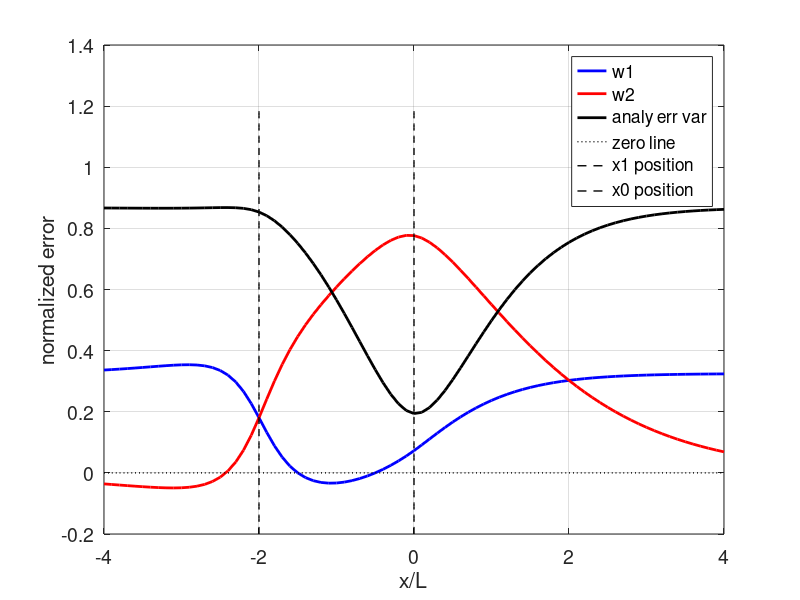
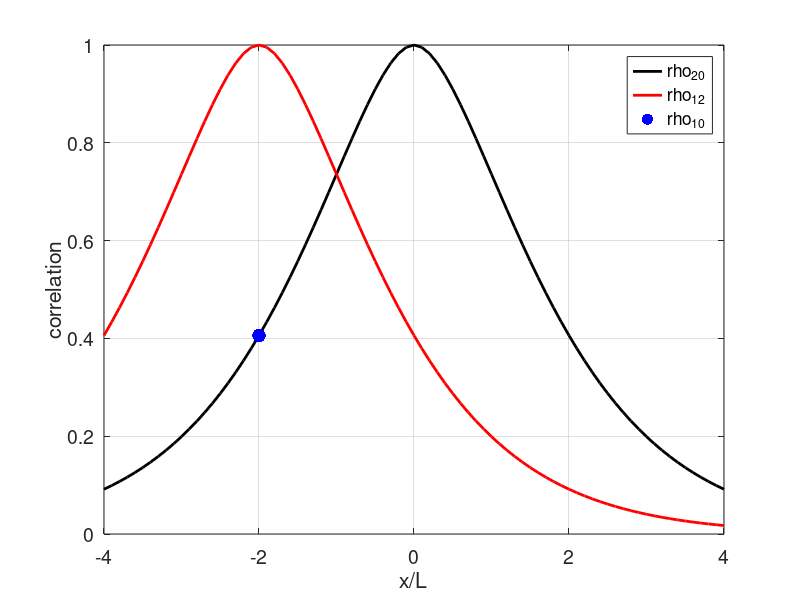

Write the MATLAB code that produced these figures, in order.
%-----------------------------------------------------
%   Class Exercise 7A
%   (On Weight Matrix)
%   Based on Daley's Fig. 4.7
%-----------------------------------------------------
clear all;
clf;

%   Define parameters
x1=-2.0;				% position of obs 1
x0=0.0;                 % position of analysis point
x=-4.0:0.1:4.0;         % x-grid
x2=x;					% position of obs 2
alfa=0.25;              % alfa = var(obs err)/var(bkgd err)

%   Preliminary calculations
alfp1=1.0+alfa;
alfp1sq=alfp1^2;
d10=abs(x1-x0);         % normalized distance between points 1 and 0
d12=abs(x1-x2);         % normalized distance between points 1 and 2
d20=abs(x2-x0);         % normalized distance between points 2 and 0


%
%   Calculate error correlations of background at obs 1 and obs 2 locations
%
rho10=(1+d10)*exp(-d10);
rho20=(1+d20).*exp(-d20);
rho12=(1+d12).*exp(-d12);

%
%   Calculate weights for obs 1 and obs 2
%
w1a=rho10*alfp1 - rho12.*rho20;
w2a=rho20*alfp1 - rho12*rho10;
denom=alfp1sq-rho12.*rho12;
w1=w1a./denom;
w2=w2a./denom;

%
%   Now calculate the analysis error variance
%   normalized by the background error variance
%
tmp=(alfp1*(rho10^2+(rho20.*rho20))-2*rho10*rho20.*rho12)./denom;
epssq=1-tmp;

%
%   Plot results
%
plot(x,w1,'b-','Linewidth',2);
hold on;
plot(x,w2,'r-','Linewidth',2);
hold on;
plot(x,epssq,'k-','Linewidth',2)
xlabel('x/L','Fontsize',14);
ylabel('normalized error','Fontsize',14);
set(gca, 'Fontsize',14);

hold on;
n=size(x,2);
zer=zeros(n,1);
plot(x,zer,'k:','Linewidth',1);
yzero=-0.2:0.01:1.2;
xzero=yzero*0;
plot(xzero,yzero,'k--','Linewidth',1);
xzero=xzero+x1;
plot(xzero,yzero,'k--','Linewidth',1);
legend('w1','w2','analy err var','zero line','x1 position','x0 position ');
grid on;

figure(2)
clf(2)
plot(x,rho20,'k-','Linewidth',2);
hold on;
plot(x,rho12,'r-','Linewidth',2);
hold on;
plot(x1,rho10,'b.','Markersize',30);
xlabel('x/L','Fontsize',14);
ylabel('correlation','Fontsize',14);
set(gca, 'Fontsize',14);
legend('rho_{20}','rho_{12}','rho_{10}');
grid on;

